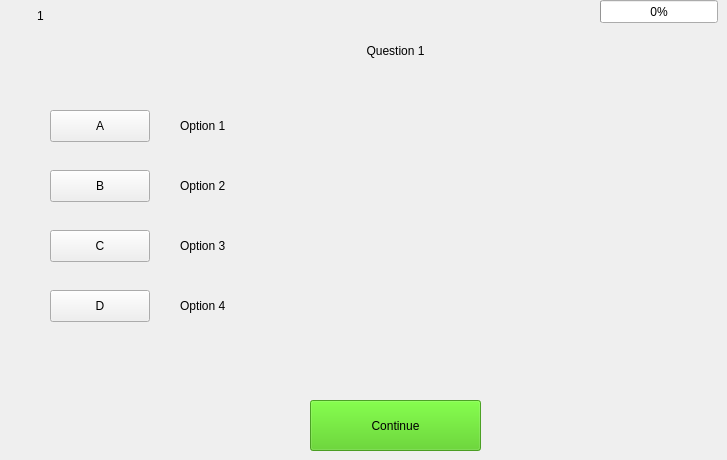
        <widget class="QWidget" name="quizTemplate">
         <widget class="QLabel" name="questionLabel">
          <property name="geometry">
           <rect>
            <x>80</x>
            <y>30</y>
            <width>631</width>
            <height>41</height>
           </rect>
          </property>
          <property name="text">
           <string>Question 1</string>
          </property>
          <property name="alignment">
           <set>Qt::AlignCenter</set>
          </property>
         </widget>
         <widget class="QPushButton" name="answerAButton">
          <property name="geometry">
           <rect>
            <x>50</x>
            <y>110</y>
            <width>100</width>
            <height>32</height>
           </rect>
          </property>
          <property name="text">
           <string>A</string>
          </property>
          <property name="checkable">
           <bool>false</bool>
          </property>
          <property name="checked">
           <bool>false</bool>
          </property>
         </widget>
         <widget class="QPushButton" name="answerBButton">
          <property name="geometry">
           <rect>
            <x>50</x>
            <y>170</y>
            <width>100</width>
            <height>32</height>
           </rect>
          </property>
          <property name="text">
           <string>B</string>
          </property>
         </widget>
         <widget class="QPushButton" name="answerCButton">
          <property name="geometry">
           <rect>
            <x>50</x>
            <y>230</y>
            <width>100</width>
            <height>32</height>
           </rect>
          </property>
          <property name="text">
           <string>C</string>
          </property>
         </widget>
         <widget class="QPushButton" name="answerDButton">
          <property name="geometry">
           <rect>
            <x>50</x>
            <y>290</y>
            <width>100</width>
            <height>32</height>
           </rect>
          </property>
          <property name="text">
           <string>D</string>
          </property>
         </widget>
         <widget class="QLabel" name="answerALabel">
          <property name="geometry">
           <rect>
            <x>180</x>
            <y>106</y>
            <width>500</width>
            <height>40</height>
           </rect>
          </property>
          <property name="text">
           <string>Option 1</string>
          </property>
          <property name="wordWrap">
           <bool>true</bool>
          </property>
         </widget>
         <widget class="QLabel" name="answerBLabel">
          <property name="geometry">
           <rect>
            <x>180</x>
            <y>166</y>
            <width>500</width>
            <height>40</height>
           </rect>
          </property>
          <property name="text">
           <string>Option 2</string>
          </property>
          <property name="wordWrap">
           <bool>true</bool>
          </property>
         </widget>
         <widget class="QLabel" name="answerCLabel">
          <property name="geometry">
           <rect>
            <x>180</x>
            <y>226</y>
            <width>500</width>
            <height>40</height>
           </rect>
          </property>
          <property name="text">
           <string>Option 3</string>
          </property>
          <property name="wordWrap">
           <bool>true</bool>
          </property>
         </widget>
         <widget class="QLabel" name="answerDLabel">
          <property name="geometry">
           <rect>
            <x>180</x>
            <y>286</y>
            <width>500</width>
            <height>40</height>
           </rect>
          </property>
          <property name="text">
           <string>Option 4</string>
          </property>
          <property name="wordWrap">
           <bool>true</bool>
          </property>
         </widget>
         <widget class="QPushButton" name="questionNextButton">
          <property name="geometry">
           <rect>
            <x>310</x>
            <y>400</y>
            <width>171</width>
            <height>51</height>
           </rect>
          </property>
          <property name="styleSheet">
           <string notr="true">QPushButton{
background-color: rgba(70, 200, 10, 0.8);
}

QPushButton:hover{
background-color: rgba(75, 210, 12, 0.8);
}

QPushButton:disabled{
background-color: rgba(70, 200, 10, 50);
}</string>
          </property>
          <property name="text">
           <string>Continue</string>
          </property>
         </widget>
         <widget class="QProgressBar" name="quizProgressBar">
          <property name="geometry">
           <rect>
            <x>600</x>
            <y>0</y>
            <width>118</width>
            <height>23</height>
           </rect>
          </property>
          <property name="value">
           <number>0</number>
          </property>
         </widget>
         <widget class="QLabel" name="quizPageNum">
          <property name="geometry">
           <rect>
            <x>20</x>
            <y>0</y>
            <width>41</width>
            <height>31</height>
           </rect>
          </property>
          <property name="text">
           <string>1</string>
          </property>
          <property name="alignment">
           <set>Qt::AlignCenter</set>
          </property>
         </widget>
        </widget>
